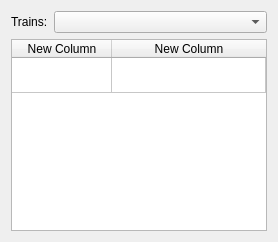
                                <widget class="QWidget" name="step1">
                                 <layout class="QVBoxLayout" name="verticalLayout_14">
                                  <item>
                                   <layout class="QHBoxLayout" name="horizontalLayout_18">
                                    <item>
                                     <widget class="QLabel" name="label_8">
                                      <property name="sizePolicy">
                                       <sizepolicy hsizetype="Maximum" vsizetype="Preferred">
                                        <horstretch>0</horstretch>
                                        <verstretch>0</verstretch>
                                       </sizepolicy>
                                      </property>
                                      <property name="maximumSize">
                                       <size>
                                        <width>16777215</width>
                                        <height>20</height>
                                       </size>
                                      </property>
                                      <property name="text">
                                       <string>Trains:</string>
                                      </property>
                                      <property name="styleClass" stdset="0">
                                       <string>h3</string>
                                      </property>
                                     </widget>
                                    </item>
                                    <item>
                                     <widget class="QComboBox" name="download_filters_train_combobox"/>
                                    </item>
                                   </layout>
                                  </item>
                                  <item>
                                   <widget class="QTableWidget" name="download_filter_station_log">
                                    <attribute name="horizontalHeaderCascadingSectionResizes">
                                     <bool>false</bool>
                                    </attribute>
                                    <attribute name="horizontalHeaderStretchLastSection">
                                     <bool>true</bool>
                                    </attribute>
                                    <attribute name="verticalHeaderVisible">
                                     <bool>false</bool>
                                    </attribute>
                                    <attribute name="verticalHeaderDefaultSectionSize">
                                     <number>35</number>
                                    </attribute>
                                    <attribute name="verticalHeaderHighlightSections">
                                     <bool>true</bool>
                                    </attribute>
                                    <row>
                                     <property name="text">
                                      <string>New Row</string>
                                     </property>
                                    </row>
                                    <column>
                                     <property name="text">
                                      <string>New Column</string>
                                     </property>
                                    </column>
                                    <column>
                                     <property name="text">
                                      <string>New Column</string>
                                     </property>
                                    </column>
                                   </widget>
                                  </item>
                                 </layout>
                                </widget>
